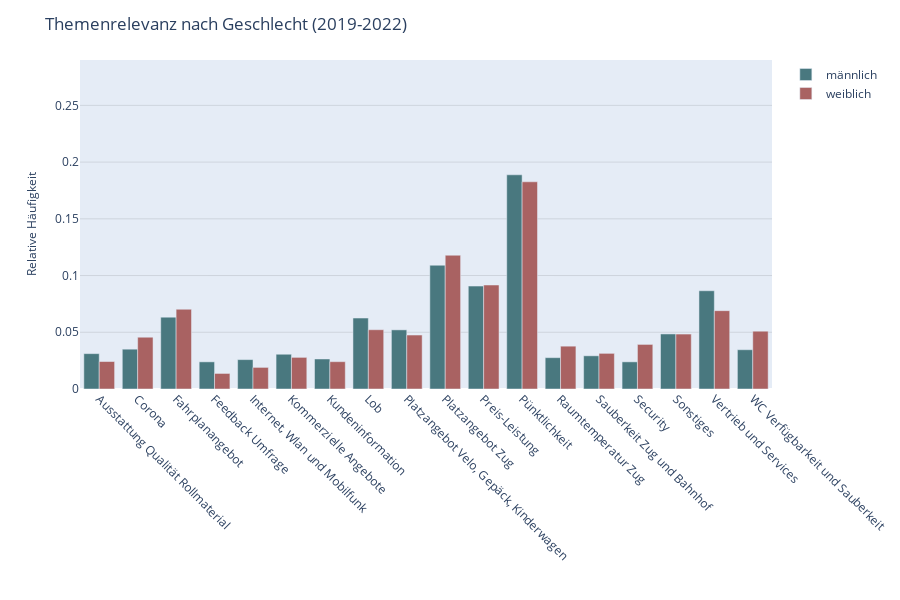

Notebook cell for this chart:
### Code cell
create_grouped_barchart(df_gender,
                        x_col="CustomName",
                        y_col="relative_count",
                        color_col="S_sex",
                        color_discrete_sequence=color_discrete_sequence,
                        title="Themenrelevanz nach Geschlecht (2019-2022)",
                        xaxis_title='',
                        yaxis_title='',
                        legend_title='',
                        template=template,
                        path=path,
                        filename="Themenrelevanz_Geschlecht"
                        )

### Figure 1 — Plotly figure (JSON) as saved in the notebook; plotly's stock layout.template omitted (floating-point values rounded to 4 significant figures)
{"data": [{"alignmentgroup": "True", "customdata": [["männlich"], ["männlich"], ["männlich"], ["männlich"], ["männlich"], ["männlich"], ["männlich"], ["männlich"], ["männlich"], ["männlich"], ["männlich"], ["männlich"], ["männlich"], ["männlich"], ["männlich"], ["männlich"], ["männlich"], ["männlich"]], "hovertemplate": "S_sex=%{customdata[0]}<br>CustomName=%{x}<br>relative_count=%{y}<extra></extra>", "legendgroup": "männlich", "marker": {"color": "#49787F", "pattern": {"shape": ""}}, "name": "männlich", "offsetgroup": "männlich", "orientation": "v", "showlegend": true, "textposition": "auto", "type": "bar", "x": ["Ausstattung Qualität Rollmaterial", "Corona", "Fahrplanangebot", "Feedback Umfrage", "Internet, Wlan und Mobilfunk", "Kommerzielle Angebote", "Kundeninformation", "Lob", "Platzangebot Velo, Gepäck, Kinderwagen", "Platzangebot Zug", "Preis-Leistung", "Pünktlichkeit", "Raumtemperatur Zug", "Sauberkeit Zug und Bahnhof", "Security", "Sonstiges", "Vertrieb und Services", "WC Verfügbarkeit und Sauberkeit"], "xaxis": "x", "y": [0.03117, 0.0351, 0.06335, 0.02393, 0.0259, 0.03064, 0.02647, 0.06253, 0.05213, 0.1091, 0.09073, 0.1888, 0.02762, 0.02925, 0.02393, 0.04853, 0.08661, 0.03462], "yaxis": "y"}, {"alignmentgroup": "True", "customdata": [["weiblich"], ["weiblich"], ["weiblich"], ["weiblich"], ["weiblich"], ["weiblich"], ["weiblich"], ["weiblich"], ["weiblich"], ["weiblich"], ["weiblich"], ["weiblich"], ["weiblich"], ["weiblich"], ["weiblich"], ["weiblich"], ["weiblich"], ["weiblich"]], "hovertemplate": "S_sex=%{customdata[0]}<br>CustomName=%{x}<br>relative_count=%{y}<extra></extra>", "legendgroup": "weiblich", "marker": {"color": "#A96262", "pattern": {"shape": ""}}, "name": "weiblich", "offsetgroup": "weiblich", "orientation": "v", "showlegend": true, "textposition": "auto", "type": "bar", "x": ["Ausstattung Qualität Rollmaterial", "Corona", "Fahrplanangebot", "Feedback Umfrage", "Internet, Wlan und Mobilfunk", "Kommerzielle Angebote", "Kundeninformation", "Lob", "Platzangebot Velo, Gepäck, Kinderwagen", "Platzangebot Zug", "Preis-Leistung", "Pünktlichkeit", "Raumtemperatur Zug", "Sauberkeit Zug und Bahnhof", "Security", "Sonstiges", "Vertrieb und Services", "WC Verfügbarkeit und Sauberkeit"], "xaxis": "x", "y": [0.02421, 0.04567, 0.07029, 0.01371, 0.01904, 0.02788, 0.02408, 0.05225, 0.04754, 0.1179, 0.09167, 0.1826, 0.03775, 0.03142, 0.03929, 0.04838, 0.06904, 0.051], "yaxis": "y"}], "layout": {"barmode": "group", "height": 600, "legend": {"title": {"text": ""}, "tracegroupgap": 0}, "margin": {"t": 60}, "title": {"text": "Themenrelevanz nach Geschlecht (2019-2022)"}, "width": 900, "xaxis": {"anchor": "y", "automargin": true, "domain": [0, 1], "showgrid": false, "tickangle": 45, "tickfont": {"size": 12}, "tickmode": "array", "ticktext": ["Ausstattung Qualität Rollmaterial", "Corona", "Fahrplanangebot", "Feedback Umfrage", "Internet, Wlan und Mobilfunk", "Kommerzielle Angebote", "Kundeninformation", "Lob", "Platzangebot Velo, Gepäck, Kinderwagen", "Platzangebot Zug", "Preis-Leistung", "Pünktlichkeit", "Raumtemperatur Zug", "Sauberkeit Zug und Bahnhof", "Security", "Sonstiges", "Vertrieb und Services", "WC Verfügbarkeit und Sauberkeit", "Ausstattung Qualität Rollmaterial", "Corona", "Fahrplanangebot", "Feedback Umfrage", "Internet, Wlan und Mobilfunk", "Kommerzielle Angebote", "Kundeninformation", "Lob", "Platzangebot Velo, Gepäck, Kinderwagen", "Platzangebot Zug", "Preis-Leistung", "Pünktlichkeit", "Raumtemperatur Zug", "Sauberkeit Zug und Bahnhof", "Security", "Sonstiges", "Vertrieb und Services", "WC Verfügbarkeit und Sauberkeit"], "tickvals": [0, 1, 2, 3, 4, 5, 6, 7, 8, 9, 10, 11, 12, 13, 14, 15, 16, 17, 18, 19, 20, 21, 22, 23, 24, 25, 26, 27, 28, 29, 30, 31, 32, 33, 34, 35], "tickwidth": 1, "title": {"text": ""}}, "yaxis": {"anchor": "x", "domain": [0, 1], "gridcolor": "rgba(0,0,0,0.1)", "gridwidth": 1, "range": [0, 0.29], "showgrid": true, "title": {"font": {"size": 12}, "text": "Relative Häufigkeit"}}}}
